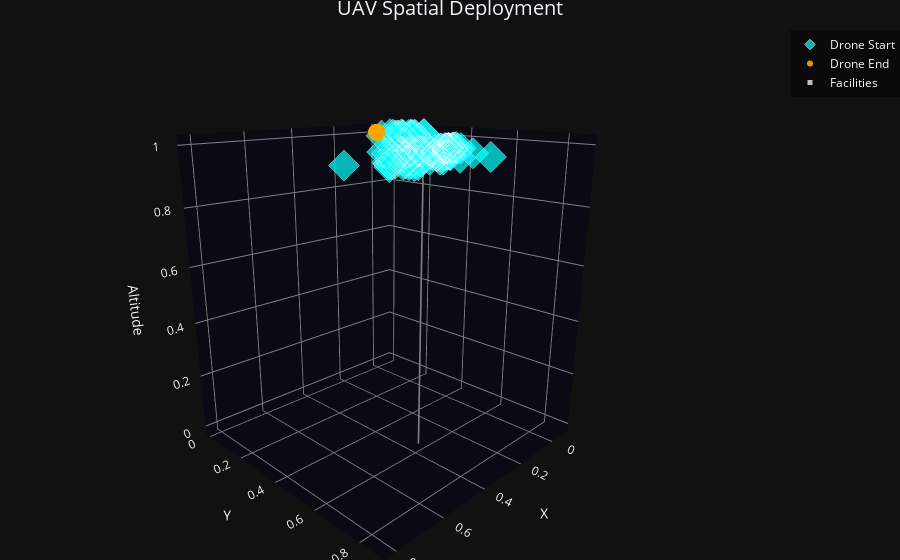

Write notebook code for a chart like this one.
### Code cell
# UAV FLPO MetaData
num_drones = 100
n_drone_clusters = 5
drone_cluster_split = np.random.uniform(0.0, 1.0, n_drone_clusters)
drone_cluster_split = drone_cluster_split / np.sum(drone_cluster_split)
num_facilities = 20
dim_ = 2
print(f"num_drones = {num_drones}\tnum_facilities = {num_facilities}\tdim = {dim_}")

START_locs, F_base, END_locs = generate_dataset(
    num_drones, n_drone_clusters, drone_cluster_split, num_facilities, dim_, device
)

plot_UAV_FLPO(START_locs, END_locs, F_base)
plot_UAV_FLPO_3D(START_locs, END_locs, F_base)

### Figure 1 — Plotly figure (JSON) as saved in the notebook; plotly's stock layout.template omitted (floating-point values rounded to 4 significant figures)
{"data": [{"marker": {"color": "cyan", "line": {"color": "white", "width": 1}, "opacity": 0.7, "size": 8, "symbol": "diamond"}, "mode": "markers", "name": "Drone Start", "type": "scatter3d", "x": [0.4533, 0.3734, 0.4906, 0.4673, 0.4463, 0.4186, 0.5107, 0.556, 0.4904, 0.5629, 0.4733, 0.4626, 0.4995, 0.5844, 0.4926, 0.559, 0.4685, 0.454, 0.4618, 0.3129, 0.3355, 0.3494, 0.3114, 0.3321, 0.2766, 0.3229, 0.2865, 0.298, 0.2817, 0.3195, 0.3135, 0.299, 0.3381, 0.3291, 0.3637, 0.2999, 0.3994, 0.2954, 0.367, 0.2911, 0.3093, 0.3766, 0.3071, 0.26, 0.5473, 0.4378, 0.4593, 0.4881, 0.4308, 0.493, 0.4421, 0.53, 0.4458, 0.4181, 0.4874, 0.402, 0.5035, 0.4899, 0.4884, 0.4319, 0.5066, 0.4482, 0.4539, 0.4363, 0.445, 0.03577, -0.009604, -0.008857, 0.005337, 0.0173, -0.02263, 0.007749, -0.008444, 0.05672, -0.0003934, 0.06385, 0.05848, -0.07524, -0.06545, 0.06449, 0.004213, 0.04088, 0.1034, 0.02757, 0.6826, 0.7226, 0.6993, 0.7099, 0.6904, 0.7129, 0.6277, 0.7654, 0.7086, 0.7061, 0.8191, 0.6317, 0.7255, 0.6612, 0.6901, 0.7054], "y": [0.7492, 0.7747, 0.7423, 0.7535, 0.752, 0.8695, 0.76, 0.8211, 0.8226, 0.8156, 0.7045, 0.7102, 0.7679, 0.799, 0.7308, 0.7553, 0.7535, 0.7322, 0.766, 0.6263, 0.6237, 0.6463, 0.6208, 0.6466, 0.6289, 0.64, 0.6322, 0.6594, 0.6574, 0.6267, 0.6322, 0.6231, 0.6266, 0.6417, 0.6382, 0.6261, 0.6331, 0.6325, 0.6605, 0.6322, 0.63, 0.6356, 0.6399, 0.6213, 0.608, 0.6366, 0.6186, 0.6598, 0.637, 0.6354, 0.6292, 0.5707, 0.6418, 0.6587, 0.6338, 0.6708, 0.5895, 0.6101, 0.611, 0.7029, 0.6218, 0.7021, 0.6107, 0.6279, 0.674, 0.1274, 0.1779, 0.1901, 0.1809, 0.1616, 0.1874, 0.1923, 0.1843, 0.2049, 0.1366, 0.1781, 0.162, 0.1872, 0.1969, 0.1841, 0.2145, 0.1831, 0.1321, 0.1028, 0.8243, 0.789, 0.7601, 0.8251, 0.8564, 0.7896, 0.8073, 0.8334, 0.8604, 0.8396, 0.7345, 0.7643, 0.7931, 0.8183, 0.8132, 0.7944], "z": [1.0, 1.0, 1.0, 1.0, 1.0, 1.0, 1.0, 1.0, 1.0, 1.0, 1.0, 1.0, 1.0, 1.0, 1.0, 1.0, 1.0, 1.0, 1.0, 1.0, 1.0, 1.0, 1.0, 1.0, 1.0, 1.0, 1.0, 1.0, 1.0, 1.0, 1.0, 1.0, 1.0, 1.0, 1.0, 1.0, 1.0, 1.0, 1.0, 1.0, 1.0, 1.0, 1.0, 1.0, 1.0, 1.0, 1.0, 1.0, 1.0, 1.0, 1.0, 1.0, 1.0, 1.0, 1.0, 1.0, 1.0, 1.0, 1.0, 1.0, 1.0, 1.0, 1.0, 1.0, 1.0, 1.0, 1.0, 1.0, 1.0, 1.0, 1.0, 1.0, 1.0, 1.0, 1.0, 1.0, 1.0, 1.0, 1.0, 1.0, 1.0, 1.0, 1.0, 1.0, 1.0, 1.0, 1.0, 1.0, 1.0, 1.0, 1.0, 1.0, 1.0, 1.0, 1.0, 1.0, 1.0, 1.0, 1.0, 1.0]}, {"marker": {"color": "orange", "opacity": 0.9, "size": 6, "symbol": "circle"}, "mode": "markers", "name": "Drone End", "type": "scatter3d", "x": [0.0, 0.0, 0.0, 0.0, 0.0, 0.0, 0.0, 0.0, 0.0, 0.0, 0.0, 0.0, 0.0, 0.0, 0.0, 0.0, 0.0, 0.0, 0.0, 0.0, 0.0, 0.0, 0.0, 0.0, 0.0, 0.0, 0.0, 0.0, 0.0, 0.0, 0.0, 0.0, 0.0, 0.0, 0.0, 0.0, 0.0, 0.0, 0.0, 0.0, 0.0, 0.0, 0.0, 0.0, 0.0, 0.0, 0.0, 0.0, 0.0, 0.0, 0.0, 0.0, 0.0, 0.0, 0.0, 0.0, 0.0, 0.0, 0.0, 0.0, 0.0, 0.0, 0.0, 0.0, 0.0, 0.0, 0.0, 0.0, 0.0, 0.0, 0.0, 0.0, 0.0, 0.0, 0.0, 0.0, 0.0, 0.0, 0.0, 0.0, 0.0, 0.0, 0.0, 0.0, 0.0, 0.0, 0.0, 0.0, 0.0, 0.0, 0.0, 0.0, 0.0, 0.0, 0.0, 0.0, 0.0, 0.0, 0.0, 0.0], "y": [0.0, 0.0, 0.0, 0.0, 0.0, 0.0, 0.0, 0.0, 0.0, 0.0, 0.0, 0.0, 0.0, 0.0, 0.0, 0.0, 0.0, 0.0, 0.0, 0.0, 0.0, 0.0, 0.0, 0.0, 0.0, 0.0, 0.0, 0.0, 0.0, 0.0, 0.0, 0.0, 0.0, 0.0, 0.0, 0.0, 0.0, 0.0, 0.0, 0.0, 0.0, 0.0, 0.0, 0.0, 0.0, 0.0, 0.0, 0.0, 0.0, 0.0, 0.0, 0.0, 0.0, 0.0, 0.0, 0.0, 0.0, 0.0, 0.0, 0.0, 0.0, 0.0, 0.0, 0.0, 0.0, 0.0, 0.0, 0.0, 0.0, 0.0, 0.0, 0.0, 0.0, 0.0, 0.0, 0.0, 0.0, 0.0, 0.0, 0.0, 0.0, 0.0, 0.0, 0.0, 0.0, 0.0, 0.0, 0.0, 0.0, 0.0, 0.0, 0.0, 0.0, 0.0, 0.0, 0.0, 0.0, 0.0, 0.0, 0.0], "z": [1.0, 1.0, 1.0, 1.0, 1.0, 1.0, 1.0, 1.0, 1.0, 1.0, 1.0, 1.0, 1.0, 1.0, 1.0, 1.0, 1.0, 1.0, 1.0, 1.0, 1.0, 1.0, 1.0, 1.0, 1.0, 1.0, 1.0, 1.0, 1.0, 1.0, 1.0, 1.0, 1.0, 1.0, 1.0, 1.0, 1.0, 1.0, 1.0, 1.0, 1.0, 1.0, 1.0, 1.0, 1.0, 1.0, 1.0, 1.0, 1.0, 1.0, 1.0, 1.0, 1.0, 1.0, 1.0, 1.0, 1.0, 1.0, 1.0, 1.0, 1.0, 1.0, 1.0, 1.0, 1.0, 1.0, 1.0, 1.0, 1.0, 1.0, 1.0, 1.0, 1.0, 1.0, 1.0, 1.0, 1.0, 1.0, 1.0, 1.0, 1.0, 1.0, 1.0, 1.0, 1.0, 1.0, 1.0, 1.0, 1.0, 1.0, 1.0, 1.0, 1.0, 1.0, 1.0, 1.0, 1.0, 1.0, 1.0, 1.0]}, {"line": {"color": "gray", "width": 3}, "mode": "lines", "showlegend": false, "type": "scatter3d", "x": [0.3856, 0.3856], "y": [0.6002, 0.6002], "z": [0, 1]}, {"line": {"color": "gray", "width": 3}, "mode": "lines", "showlegend": false, "type": "scatter3d", "x": [0.3859, 0.3859], "y": [0.6005, 0.6005], "z": [0, 1]}, {"line": {"color": "gray", "width": 3}, "mode": "lines", "showlegend": false, "type": "scatter3d", "x": [0.3858, 0.3858], "y": [0.6004, 0.6004], "z": [0, 1]}, {"line": {"color": "gray", "width": 3}, "mode": "lines", "showlegend": false, "type": "scatter3d", "x": [0.3868, 0.3868], "y": [0.6014, 0.6014], "z": [0, 1]}, {"line": {"color": "gray", "width": 3}, "mode": "lines", "showlegend": false, "type": "scatter3d", "x": [0.3846, 0.3846], "y": [0.5991, 0.5991], "z": [0, 1]}, {"line": {"color": "gray", "width": 3}, "mode": "lines", "showlegend": false, "type": "scatter3d", "x": [0.3863, 0.3863], "y": [0.6008, 0.6008], "z": [0, 1]}, {"line": {"color": "gray", "width": 3}, "mode": "lines", "showlegend": false, "type": "scatter3d", "x": [0.3851, 0.3851], "y": [0.5997, 0.5997], "z": [0, 1]}, {"line": {"color": "gray", "width": 3}, "mode": "lines", "showlegend": false, "type": "scatter3d", "x": [0.3843, 0.3843], "y": [0.5989, 0.5989], "z": [0, 1]}, {"line": {"color": "gray", "width": 3}, "mode": "lines", "showlegend": false, "type": "scatter3d", "x": [0.3838, 0.3838], "y": [0.5984, 0.5984], "z": [0, 1]}, {"line": {"color": "gray", "width": 3}, "mode": "lines", "showlegend": false, "type": "scatter3d", "x": [0.3857, 0.3857], "y": [0.6003, 0.6003], "z": [0, 1]}, {"line": {"color": "gray", "width": 3}, "mode": "lines", "showlegend": false, "type": "scatter3d", "x": [0.384, 0.384], "y": [0.5986, 0.5986], "z": [0, 1]}, {"line": {"color": "gray", "width": 3}, "mode": "lines", "showlegend": false, "type": "scatter3d", "x": [0.3845, 0.3845], "y": [0.5991, 0.5991], "z": [0, 1]}, {"line": {"color": "gray", "width": 3}, "mode": "lines", "showlegend": false, "type": "scatter3d", "x": [0.3859, 0.3859], "y": [0.6005, 0.6005], "z": [0, 1]}, {"line": {"color": "gray", "width": 3}, "mode": "lines", "showlegend": false, "type": "scatter3d", "x": [0.3867, 0.3867], "y": [0.6013, 0.6013], "z": [0, 1]}, {"line": {"color": "gray", "width": 3}, "mode": "lines", "showlegend": false, "type": "scatter3d", "x": [0.3856, 0.3856], "y": [0.6001, 0.6001], "z": [0, 1]}, {"line": {"color": "gray", "width": 3}, "mode": "lines", "showlegend": false, "type": "scatter3d", "x": [0.3861, 0.3861], "y": [0.6007, 0.6007], "z": [0, 1]}, {"line": {"color": "gray", "width": 3}, "mode": "lines", "showlegend": false, "type": "scatter3d", "x": [0.3861, 0.3861], "y": [0.6007, 0.6007], "z": [0, 1]}, {"line": {"color": "gray", "width": 3}, "mode": "lines", "showlegend": false, "type": "scatter3d", "x": [0.3834, 0.3834], "y": [0.598, 0.598], "z": [0, 1]}, {"line": {"color": "gray", "width": 3}, "mode": "lines", "showlegend": false, "type": "scatter3d", "x": [0.3859, 0.3859], "y": [0.6005, 0.6005], "z": [0, 1]}, {"line": {"color": "gray", "width": 3}, "mode": "lines", "showlegend": false, "type": "scatter3d", "x": [0.383, 0.383], "y": [0.5975, 0.5975], "z": [0, 1]}, {"marker": {"color": "silver", "size": 5, "symbol": "square"}, "mode": "markers", "name": "Facilities", "type": "scatter3d", "x": [0.3856, 0.3859, 0.3858, 0.3868, 0.3846, 0.3863, 0.3851, 0.3843, 0.3838, 0.3857, 0.384, 0.3845, 0.3859, 0.3867, 0.3856, 0.3861, 0.3861, 0.3834, 0.3859, 0.383], "y": [0.6002, 0.6005, 0.6004, 0.6014, 0.5991, 0.6008, 0.5997, 0.5989, 0.5984, 0.6003, 0.5986, 0.5991, 0.6005, 0.6013, 0.6001, 0.6007, 0.6007, 0.598, 0.6005, 0.5975], "z": [1.0, 1.0, 1.0, 1.0, 1.0, 1.0, 1.0, 1.0, 1.0, 1.0, 1.0, 1.0, 1.0, 1.0, 1.0, 1.0, 1.0, 1.0, 1.0, 1.0]}], "layout": {"legend": {"bgcolor": "rgba(0,0,0,0.4)", "bordercolor": "white"}, "margin": {"b": 0, "l": 0, "r": 0, "t": 30}, "scene": {"aspectmode": "data", "camera": {"eye": {"x": 1.5, "y": 1.5, "z": 0.7}}, "xaxis": {"backgroundcolor": "rgb(10,10,20)", "gridcolor": "gray", "title": {"text": "X"}, "zerolinecolor": "gray"}, "yaxis": {"backgroundcolor": "rgb(10,10,20)", "gridcolor": "gray", "title": {"text": "Y"}, "zerolinecolor": "gray"}, "zaxis": {"backgroundcolor": "rgb(10,10,20)", "gridcolor": "gray", "title": {"text": "Altitude"}, "zerolinecolor": "gray"}}, "title": {"font": {"size": 20}, "text": "UAV Spatial Deployment", "x": 0.5}}}
